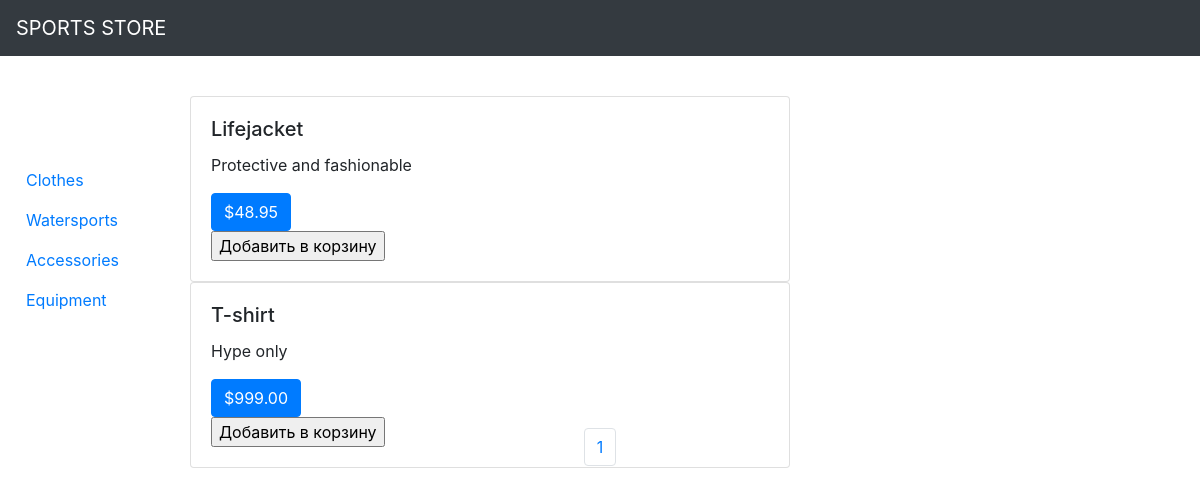
Page /category/clothes on the earlier database version.
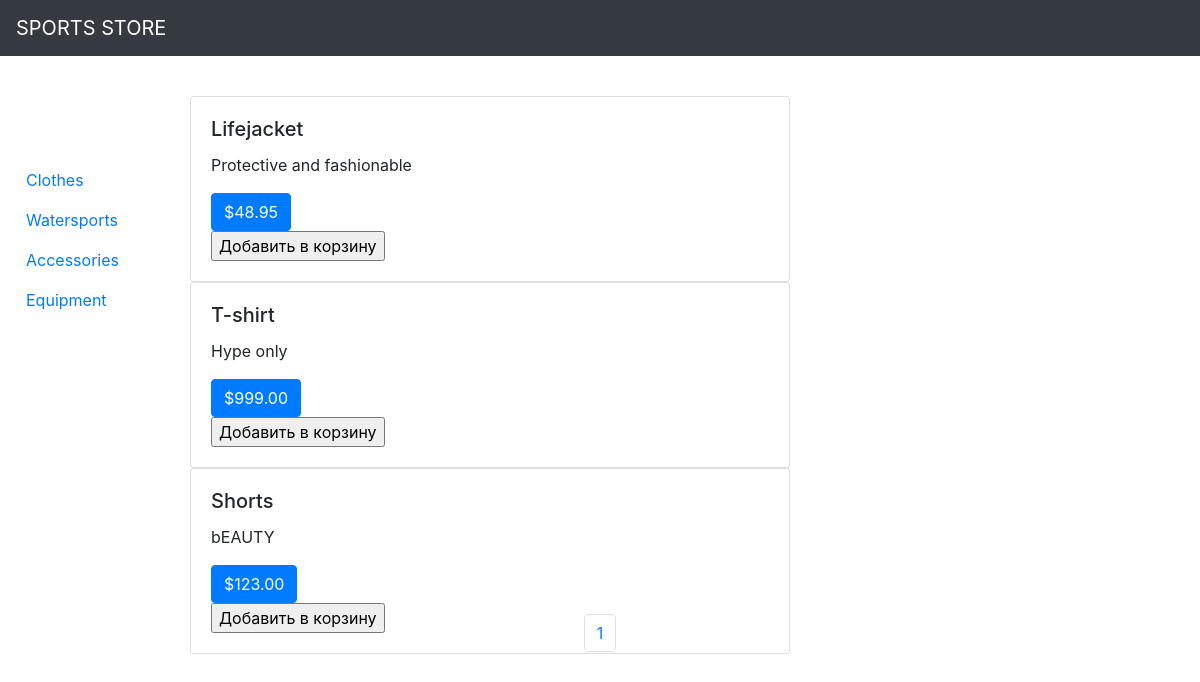
Same page on the later database version.
### mainapp/models.py (models this page shows, shortened)
class Product(models.Model):
    ProductID = models.IntegerField()
    Name = models.CharField(max_length=100)
    Description = models.CharField(max_length=300)
    Price = models.DecimalField(max_digits=7, decimal_places=2)
    Category = models.CharField(max_length=100)

### mainapp/views.py (the view)
# urls.py: path('category/<str:category>', views.categories, name='category'),
def categories(request, category):
    products = Product.objects.filter(Category=category)
    pages = ceil(products.count() / 4)
    pages_list = list(range(1, pages + 1))
    return render(request, 'catalogue.html', {'products': products, "pages": pages_list})

### mainapp/templates/catalogue.html (shortened to what this page needs)
{% extends 'origin.html' %}
{% block 'content' %}
<ul class="nav flex-column sidebar" xmlns:cart="http://www.w3.org/1999/xhtml">
        <li class="nav-item">
            <a class="nav-link active" href="{% url 'category' 'clothes' %}">Clothes</a>
        </li>
        <li class="nav-item">
            <a class="nav-link" href="{% url 'category' 'watersport' %}">Watersports</a>
        </li>
        <li class="nav-item">
            <a class="nav-link" href="{% url 'category' 'accessories' %}">Accessories</a>
        </li>
        <li class="nav-item">
            <a class="nav-link" href="{% url 'category' 'equipment' %}">Equipment</a>
        </li>
    </ul>
    {% if products.count > 0 %}
        {% for product in products %}
            <div class="card w-50 content" style="width: 18rem;">
              <div class="card-body">
                <h5 class="card-title">{{product.Name}}</h5>
                <p class="card-text">{{product.Description}}</p>
                <a href="#" class="btn btn-primary">${{product.Price}}</a>
                  <form action="{% url "cart:cart_add" product.id %}" method="POST">
                    <input type="submit" value="Добавить в корзину">
                  </form>
              </div>
            </div>
        {% endfor %}
    {% endif %}
    <nav aria-label=" ">
        <ul class="pagination justify-content-center">
            {% for page in pages %}
                <li class="page-item"><a class="page-link" href="{% url 'page' page %}">{{ page }}</a></li>
            {% endfor %}
        </ul>
    </nav>
{% endblock %}

Differences in the rows shown:
added Product: Name "Shorts", Description "bEAUTY", Price "123.00"
